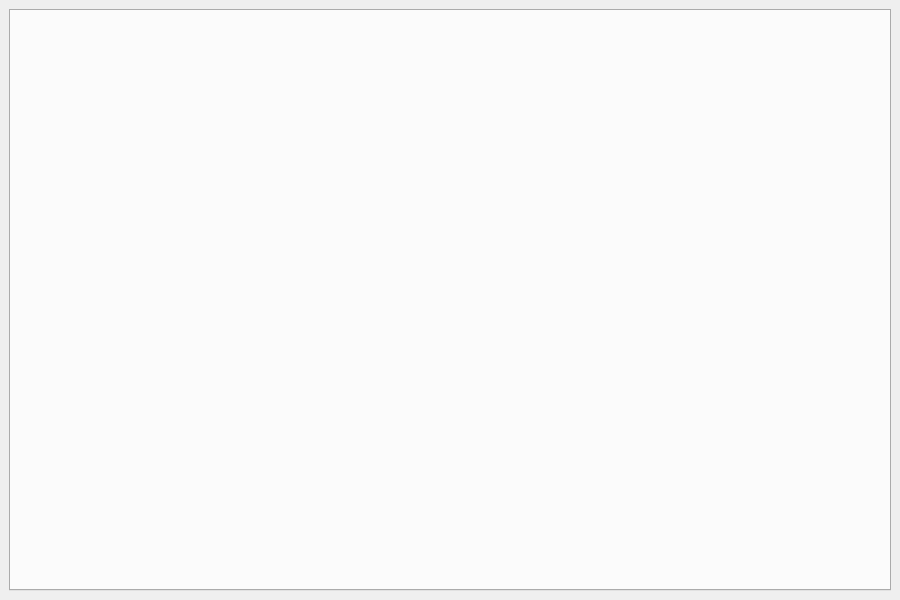
<?xml version="1.0" encoding="UTF-8"?>
<ui version="4.0">
 <class>MainWindow</class>
 <widget class="QMainWindow" name="MainWindow">
  <property name="geometry">
   <rect>
    <x>0</x>
    <y>0</y>
    <width>900</width>
    <height>600</height>
   </rect>
  </property>
  <property name="windowTitle">
   <string>DMTL - DayZ MefTeam Launcher</string>
  </property>
  <widget class="QWidget" name="centralwidget">
   <layout class="QHBoxLayout" name="main_layout">
    <property name="spacing"><number>0</number></property>
    <property name="leftMargin"><number>0</number></property>
    <property name="topMargin"><number>0</number></property>
    <property name="rightMargin"><number>0</number></property>
    <property name="bottomMargin"><number>0</number></property>
    <item>
     <widget class="QWidget" name="content_container" native="true">
      <layout class="QVBoxLayout" name="content_layout">
       <item>
        <widget class="QTabWidget" name="tabs">
         <property name="currentIndex"><number>-1</number></property>
        </widget>
       </item>
      </layout>
     </widget>
    </item>
   </layout>
  </widget>
 </widget>
 <resources/>
 <connections/>
</ui>
